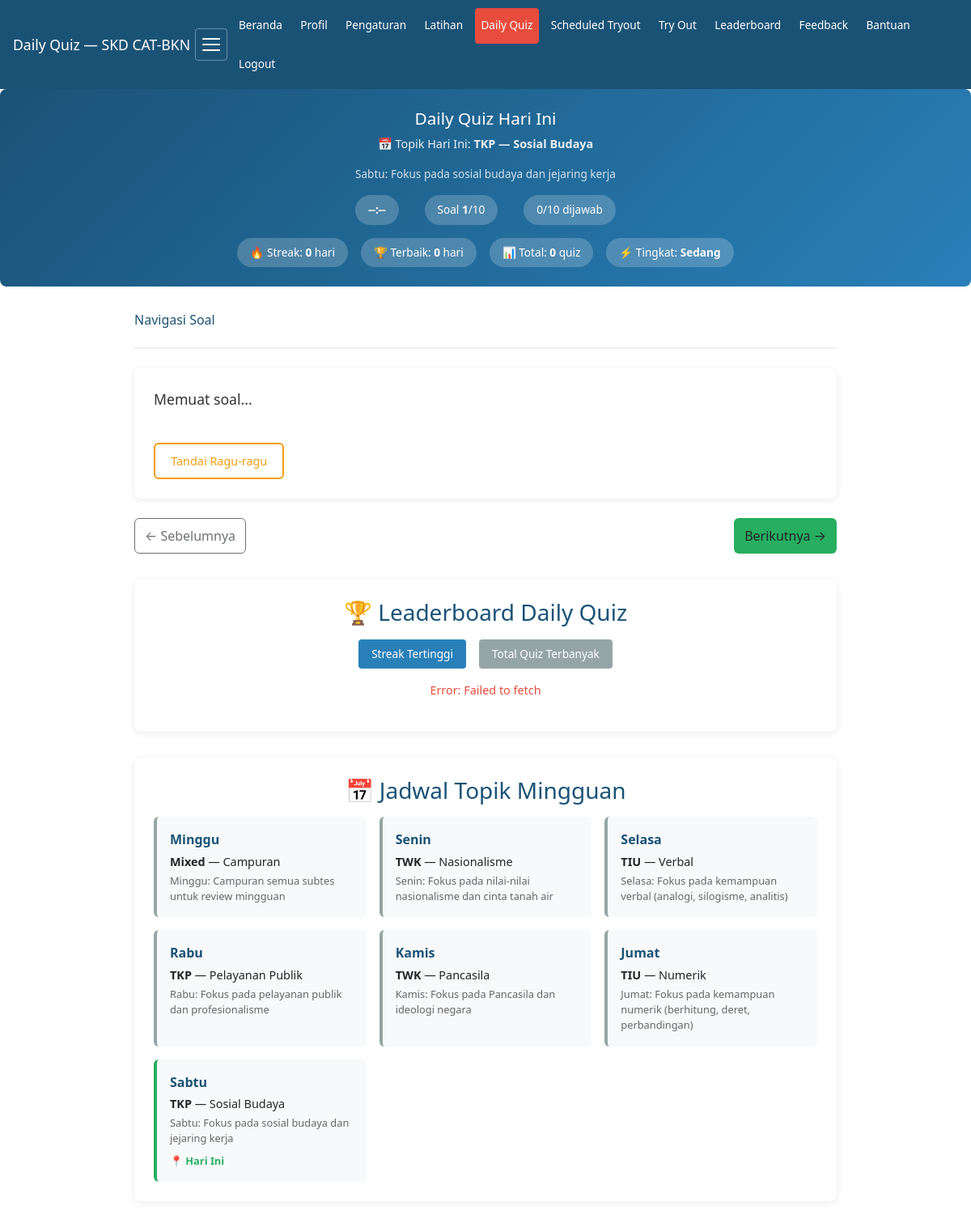
Screenshot of /pages/daily_quiz.php (signed in) with the database file from the repository.
### tables this page shows
CREATE TABLE `daily_quiz_topic_schedule` (
  `id` int(11) NOT NULL,
  `day_of_week` tinyint(4) NOT NULL COMMENT '0=Sunday, 1=Monday, ..., 6=Saturday',
  `subtes` varchar(10) NOT NULL,
  `topik` varchar(100) NOT NULL,
  `description` text DEFAULT NULL
);

### helpers.php (called while the page is built, shortened)
<?php
function e(string $text): string
{
    return htmlspecialchars($text, ENT_QUOTES, 'UTF-8');
}

### pages/daily_quiz.php (the view, shortened to what this page needs)
<?php
require '../config.php';
require '../helpers.php';
$userId = (int)$_SESSION['user_id'];
$stmt = $pdo->prepare("SELECT * FROM daily_quiz_streaks WHERE user_id = ?");
$stmt->execute([$userId]);
$streakInfo = $stmt->fetch();
if (!$streakInfo) {
    $streakInfo = ['current_streak' => 0, 'longest_streak' => 0, 'total_quizzes' => 0];
}
$stmt = $pdo->prepare("SELECT achievement_type, achievement_name FROM user_achievements WHERE user_id = ? ORDER BY achieved_at DESC");
$stmt->execute([$userId]);
$achievements = $stmt->fetchAll(PDO::FETCH_ASSOC);
$stmt = $pdo->prepare("SELECT current_difficulty, consecutive_high_scores, consecutive_low_scores FROM user_quiz_difficulty WHERE user_id = ?");
$stmt->execute([$userId]);
$userDifficulty = $stmt->fetch();
if (!$userDifficulty) {
    $userDifficulty = ['current_difficulty' => 'sedang', 'consecutive_high_scores' => 0, 'consecutive_low_scores' => 0];
}
$dayOfWeek = (int)date('w');
$stmt = $pdo->prepare("SELECT * FROM daily_quiz_topic_schedule WHERE day_of_week = ?");
$stmt->execute([$dayOfWeek]);
$todaySchedule = $stmt->fetch();
$weeklySchedule = $pdo->query("SELECT * FROM daily_quiz_topic_schedule ORDER BY day_of_week")->fetchAll(PDO::FETCH_ASSOC);
$dayNames = ['Minggu', 'Senin', 'Selasa', 'Rabu', 'Kamis', 'Jumat', 'Sabtu'];
$today = date('Y-m-d');
$stmt = $pdo->prepare("SELECT * FROM daily_quiz_sessions WHERE user_id = ? AND quiz_date = ?");
$stmt->execute([$userId, $today]);
$session = $stmt->fetch();
$hasCompleted = $session && $session['status'] === 'selesai';
?>
<!DOCTYPE html>
<html lang="id">
<head>
<link rel="stylesheet" href="assets/style.css">
</head>
<body>
<?php require '../includes/navigation.php'; ?>
<div class="quiz-header">
<h1>Daily Quiz Hari Ini</h1>
<?php if ($todaySchedule): ?>
<p>📅 Topik Hari Ini: <strong><?= e($todaySchedule['subtes']) ?> — <?= e($todaySchedule['topik']) ?></strong></p>
<p style="font-size:.85rem;opacity:.8"><?= e($todaySchedule['description']) ?></p>
<?php else: ?>
<p>10 soal pilihan ganda (4 TWK, 3 TIU, 3 TKP)</p>
<?php endif; ?>
<div class="quiz-info">
<span id="timerDisplay" class="timer">--:--</span>
<span>Soal <strong id="currentNum">1</strong>/10</span>
<span id="progressText">0/10 dijawab</span>
</div>
<div style="margin-top:1rem;display:flex;justify-content:center;gap:1rem;flex-wrap:wrap">
    <span style="background:rgba(255,255,255,.2);padding:.5rem 1rem;border-radius:20px;font-size:.85rem">
        🔥 Streak: <strong><?= $streakInfo['current_streak'] ?></strong> hari
    </span>
    <span style="background:rgba(255,255,255,.2);padding:.5rem 1rem;border-radius:20px;font-size:.85rem">
        🏆 Terbaik: <strong><?= $streakInfo['longest_streak'] ?></strong> hari
    </span>
    <span style="background:rgba(255,255,255,.2);padding:.5rem 1rem;border-radius:20px;font-size:.85rem">
        📊 Total: <strong><?= $streakInfo['total_quizzes'] ?></strong> quiz
    </span>
    <span style="background:rgba(255,255,255,.2);padding:.5rem 1rem;border-radius:20px;font-size:.85rem">
        ⚡ Tingkat: <strong><?= ucfirst($userDifficulty['current_difficulty']) ?></strong>
    </span>
</div>
</div>
<div class="quiz-container">
<?php if ($hasCompleted): ?>
<div class="completed-box">
<h2>Anda sudah menyelesaikan Daily Quiz hari ini!</h2>
<div class="score"><?= (int)$session['nilai_total'] ?></div>
<p>Nilai Total</p>
<div class="stats-grid">
<div class="stat-item">
<div class="stat-label">Benar</div>
<div class="stat-value" style="color:#27ae60"><?= (int)$session['benar'] ?></div>
</div>
<div class="stat-item">
<div class="stat-label">Salah</div>
<div class="stat-value" style="color:#e74c3c"><?= (int)$session['salah'] ?></div>
</div>
<div class="stat-item">
<div class="stat-label">Kosong</div>
<div class="stat-value" style="color:#95a5a6"><?= (int)$session['kosong'] ?></div>
</div>
</div>
<?php if (!empty($achievements)): ?>
<div style="margin-top:1.5rem">
<h3 style="color:#1a5276;margin-bottom:.8rem;text-align:center">🏅 Achievement Anda</h3>
<div style="display:flex;justify-content:center;gap:.5rem;flex-wrap:wrap">
    <?php foreach ($achievements as $ach): ?>
    <span style="background:#fff3cd;padding:.5rem 1rem;border-radius:20px;font-size:.85rem;border:1px solid #f39c12">
        <?= e($ach['achievement_name']) ?>
    </span>
    <?php endforeach; ?>
</div>
</div>
<?php endif; ?>
<a href="user_dashboard.php" class="btn">Kembali ke Dashboard</a>
</div>
<?php else: ?>
<div id="quizArea">
<div class="soal-nav">
<h2>Navigasi Soal</h2>
</div>
<div class="soal-box">
<div class="pertanyaan" id="pertanyaan">Memuat soal...</div>
<div style="margin-top:1rem">
<button class="ragu-btn" id="btnRagu" onclick="toggleRagu()">Tandai Ragu-ragu</button>
</div>
</div>
<div class="action-btns">
<button class="btn" id="btnPrev" onclick="prevSoal()" disabled>← Sebelumnya</button>
<button class="btn success" id="btnNext" onclick="nextSoal()">Berikutnya →</button>
</div>
</div>
<?php endif; ?>
<div style="margin-top:2rem;background:#fff;border-radius:8px;box-shadow:0 2px 10px rgba(0,0,0,.08);padding:1.5rem">
    <h3 style="color:#1a5276;margin-bottom:1rem;text-align:center">🏆 Leaderboard Daily Quiz</h3>
    <div style="display:flex;gap:1rem;justify-content:center;margin-bottom:1rem">
        <button onclick="loadLeaderboard('streak')" id="btnStreak" style="background:#2980b9;color:#fff;border:none;padding:.5rem 1rem;border-radius:4px;cursor:pointer;font-size:.85rem">Streak Tertinggi</button>
        <button onclick="loadLeaderboard('total')" id="btnTotal" style="background:#95a5a6;color:#fff;border:none;padding:.5rem 1rem;border-radius:4px;cursor:pointer;font-size:.85rem">Total Quiz Terbanyak</button>
    </div>
    <div id="leaderboardContent" style="overflow-x:auto">
    </div>
</div>
<div style="margin-top:2rem;background:#fff;border-radius:8px;box-shadow:0 2px 10px rgba(0,0,0,.08);padding:1.5rem">
    <h3 style="color:#1a5276;margin-bottom:1rem;text-align:center">📅 Jadwal Topik Mingguan</h3>
    <div style="display:grid;grid-template-columns:repeat(auto-fit,minmax(250px,1fr));gap:1rem">
        <?php foreach ($weeklySchedule as $schedule): ?>
        <div style="padding:1rem;background:#f8f9fa;border-radius:6px;border-left:4px solid <?= $schedule['day_of_week'] === $dayOfWeek ? '#27ae60' : '#95a5a6' ?>">
            <div style="font-weight:bold;color:#1a5276"><?= $dayNames[$schedule['day_of_week']] ?></div>
            <div style="font-size:.9rem;margin-top:.3rem">
                <strong><?= e($schedule['subtes']) ?></strong> — <?= e($schedule['topik']) ?>
            </div>
            <div style="font-size:.8rem;color:#666;margin-top:.2rem"><?= e($schedule['description']) ?></div>
            <?php if ($schedule['day_of_week'] === $dayOfWeek): ?>
            <div style="margin-top:.5rem;color:#27ae60;font-size:.8rem;font-weight:bold">📍 Hari Ini</div>
            <?php endif; ?>
        </div>
        <?php endforeach; ?>
    </div>
</div>
</div>
</body>
</html>

### assets/style.css (style rules this page uses)
* { box-sizing:border-box;margin:0;padding:0 }
body { font-family:'Segoe UI',Arial,sans-serif;background:#f5f7fa;color:#222;line-height:1.6;-webkit-text-size-adjust:100%;transition:background .3s ease,color .3s ease }
.btn { display:inline-block;background:#2980b9;color:#fff;padding:.55rem .9rem;border-radius:6px;text-decoration:none;font-weight:600;font-size:.9rem;min-height:44px;min-width:44px;white-space:nowrap;border:none;cursor:pointer }
.btn.success { background:#27ae60 }

### pages/daily_quiz.php (style rules this page uses)
.quiz-container { max-width:900px;margin:2rem auto;padding:0 1rem }
.quiz-header { background:linear-gradient(135deg,#1a5276,#2980b9);color:#fff;padding:1.5rem;border-radius:8px;margin-bottom:1.5rem;text-align:center }
.quiz-header h1 { font-size:1.3rem;margin-bottom:.5rem }
.quiz-header p { opacity:.9;font-size:.9rem }
.quiz-info { display:flex;justify-content:center;gap:2rem;margin-top:1rem;flex-wrap:wrap }
.quiz-info span { background:rgba(255,255,255,.2);padding:.5rem 1rem;border-radius:20px;font-size:.85rem }
.soal-box { background:#fff;border-radius:8px;padding:1.5rem;box-shadow:0 2px 10px rgba(0,0,0,.08);margin-bottom:1rem }
.soal-nav { display:flex;justify-content:space-between;align-items:center;margin-bottom:1.5rem;padding-bottom:1rem;border-bottom:2px solid #f0f0f0;flex-wrap:wrap;gap:.5rem }
.soal-nav h2 { font-size:1rem;color:#1a5276 }
.pertanyaan { font-size:1.1rem;margin-bottom:1.5rem;line-height:1.6;color:#333 }
.ragu-btn { background:#fff;border:2px solid #f39c12;color:#f39c12;padding:.6rem 1.2rem;border-radius:6px;cursor:pointer;font-size:.9rem;transition:all .2s }
.action-btns { display:flex;justify-content:space-between;margin-top:1.5rem;gap:1rem;flex-wrap:wrap }
.btn { display:inline-block;background:#2980b9;color:#fff;padding:.8rem 1.5rem;border-radius:6px;border:none;cursor:pointer;font-size:.9rem;text-decoration:none;transition:all .2s;min-height:44px }
.btn.success { background:#27ae60 }
.btn:disabled { background:#95a5a6;cursor:not-allowed }
.timer { font-size:1.2rem;font-weight:bold;color:#fff;background:rgba(0,0,0,.2);padding:.5rem 1rem;border-radius:6px }

### rows the page displays
daily_quiz_topic_schedule: subtes "TKP", topik "Sosial Budaya", description "Sabtu: Fokus pada sosial budaya dan jejaring kerja", day_of_week "Sabtu", shows "📍 Hari Ini"
daily_quiz_topic_schedule: day_of_week "0", day_of_week "Minggu", subtes "Mixed", topik "Campuran", description "Minggu: Campuran semua subtes untuk review mingguan"
daily_quiz_topic_schedule: day_of_week "Senin", subtes "TWK", topik "Nasionalisme", description "Senin: Fokus pada nilai-nilai nasionalisme dan cinta tanah air"
daily_quiz_topic_schedule: day_of_week "Selasa", subtes "TIU", topik "Verbal", description "Selasa: Fokus pada kemampuan verbal (analogi, silogisme, analitis)"
daily_quiz_topic_schedule: day_of_week "Rabu", subtes "TKP", topik "Pelayanan Publik", description "Rabu: Fokus pada pelayanan publik dan profesionalisme"
daily_quiz_topic_schedule: day_of_week "Kamis", subtes "TWK", topik "Pancasila", description "Kamis: Fokus pada Pancasila dan ideologi negara"
daily_quiz_topic_schedule: day_of_week "Jumat", subtes "TIU", topik "Numerik", description "Jumat: Fokus pada kemampuan numerik (berhitung, deret, perbandingan)"

### other values shown
$pageTitle "Daily Quiz — SKD CAT-BKN"
$userDifficulty['current_difficulty'] "Sedang"
